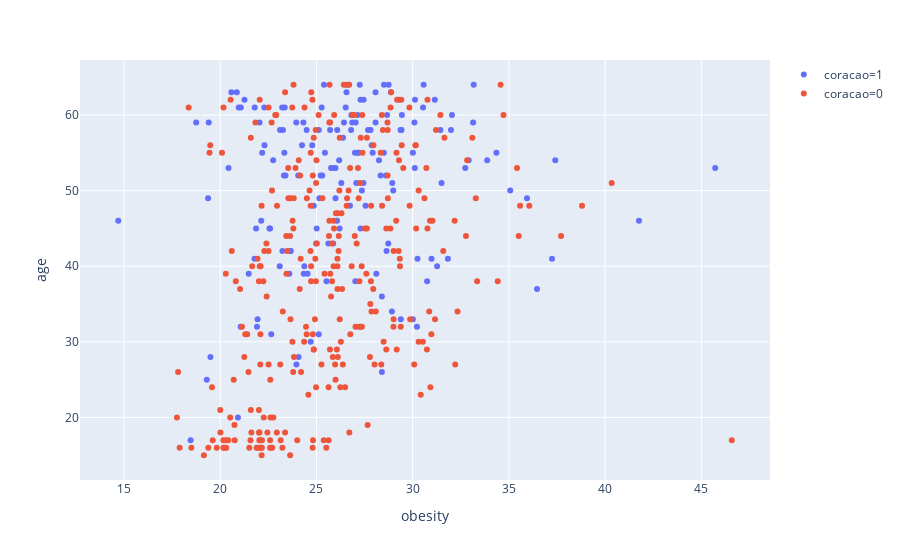

This figure's notebook cell:
### Code cell
px.scatter(data_frame=dados, x=dados.obesity.name, y=dados.age.name, color='coracao')

### Figure 1 — Plotly figure (JSON) as saved in the notebook; plotly's stock layout.template omitted (floating-point values rounded to 4 significant figures; data arrays with more than 128 entries replaced by an {"elided": "..."} marker saying what was removed)
{"data": [{"hovertemplate": "coracao=1<br>obesity=%{x}<br>age=%{y}", "showlegend": true, "legendgroup": "coracao=1", "name": "coracao=1", "yaxis": "y", "marker": {"color": "#636efa", "symbol": "circle"}, "hoverlabel": {"namelength": 0}, "mode": "markers", "xaxis": "x", "y": {"elided": "160 int values"}, "x": {"elided": "160 float values"}, "type": "scatter"}, {"hovertemplate": "coracao=0<br>obesity=%{x}<br>age=%{y}", "showlegend": true, "legendgroup": "coracao=0", "name": "coracao=0", "yaxis": "y", "marker": {"color": "#EF553B", "symbol": "circle"}, "hoverlabel": {"namelength": 0}, "mode": "markers", "xaxis": "x", "y": {"elided": "302 int values"}, "x": {"elided": "302 float values"}, "type": "scatter"}], "layout": {"xaxis": {"domain": [0, 1], "anchor": "y", "title": {"text": "obesity"}}, "margin": {"t": 60}, "legend": {"tracegroupgap": 0}, "yaxis": {"domain": [0, 1], "anchor": "x", "title": {"text": "age"}}}}
